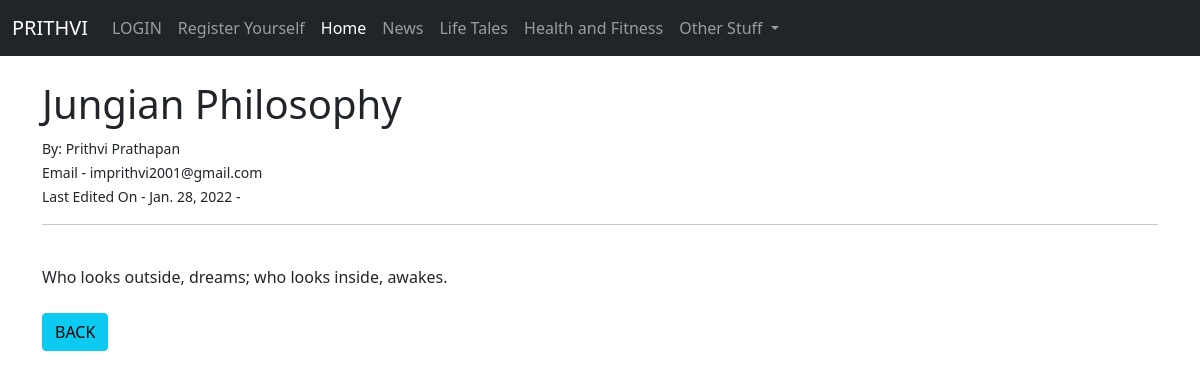
Screenshot of /article/4 with the database file from the repository.
### theblog/models.py (models this page shows, shortened)
class Post(models.Model):
    title = models.CharField(max_length = 255)
    title_tag = models.CharField(max_length = 255)
    author = models.ForeignKey(User, on_delete = models.CASCADE)
    body = models.TextField()
    post_date = models.DateField(auto_now_add = True)

### theblog/views.py (the view)
# urls.py: path('article/<int:pk>', ArticleDetailView.as_view(), name = "article-detail"),
class ArticleDetailView(DetailView):
	model = Post
	template_name = "article_detail.html"

### theblog/templates/article_detail.html (shortened to what this page needs)
{% extends 'base.html' %}
{% block content %}
<h1>{{ post.title }}</h1>
<small>
  By:
  {{ post.author.first_name }} {{ post.author.last_name }}<br/>
  Email - {{ post.author.email }}<br/>
  Last Edited On - {{ post.post_date }} -
 </small><br/>
<hr>
<br/>
{{ post.body | safe }}
<br/><br/>
<a href="{% url 'home' %}" class="btn btn-info">BACK</a>
{% endblock %}

### rows the page displays
Post: title "Jungian Philosophy", author.first_name "Prithvi", author.last_name "Prathapan", author.email "imprithvi2001@gmail.com", post_date "Jan. 28, 2022", body "Who looks outside, dreams; who looks inside, awakes."
